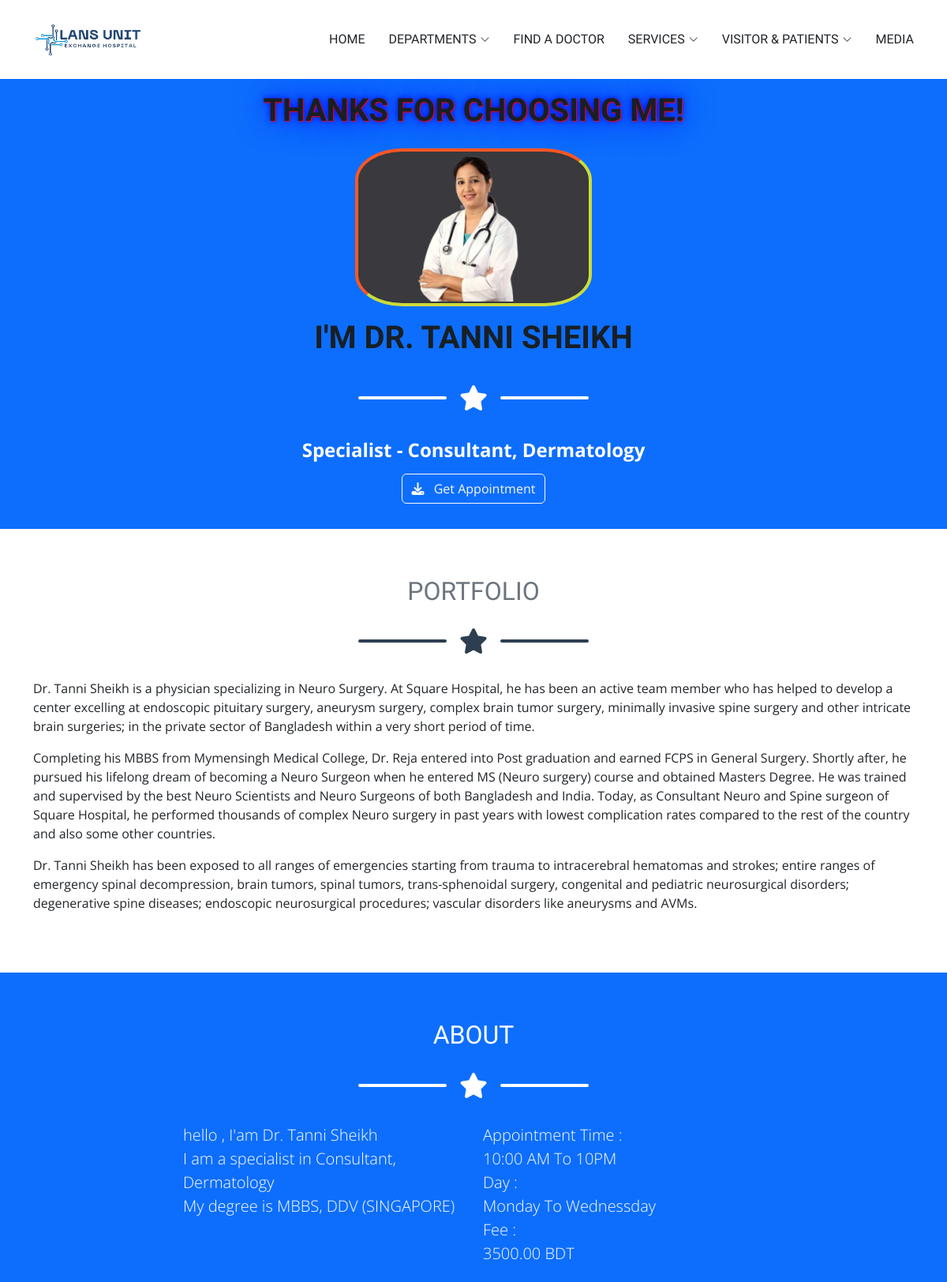
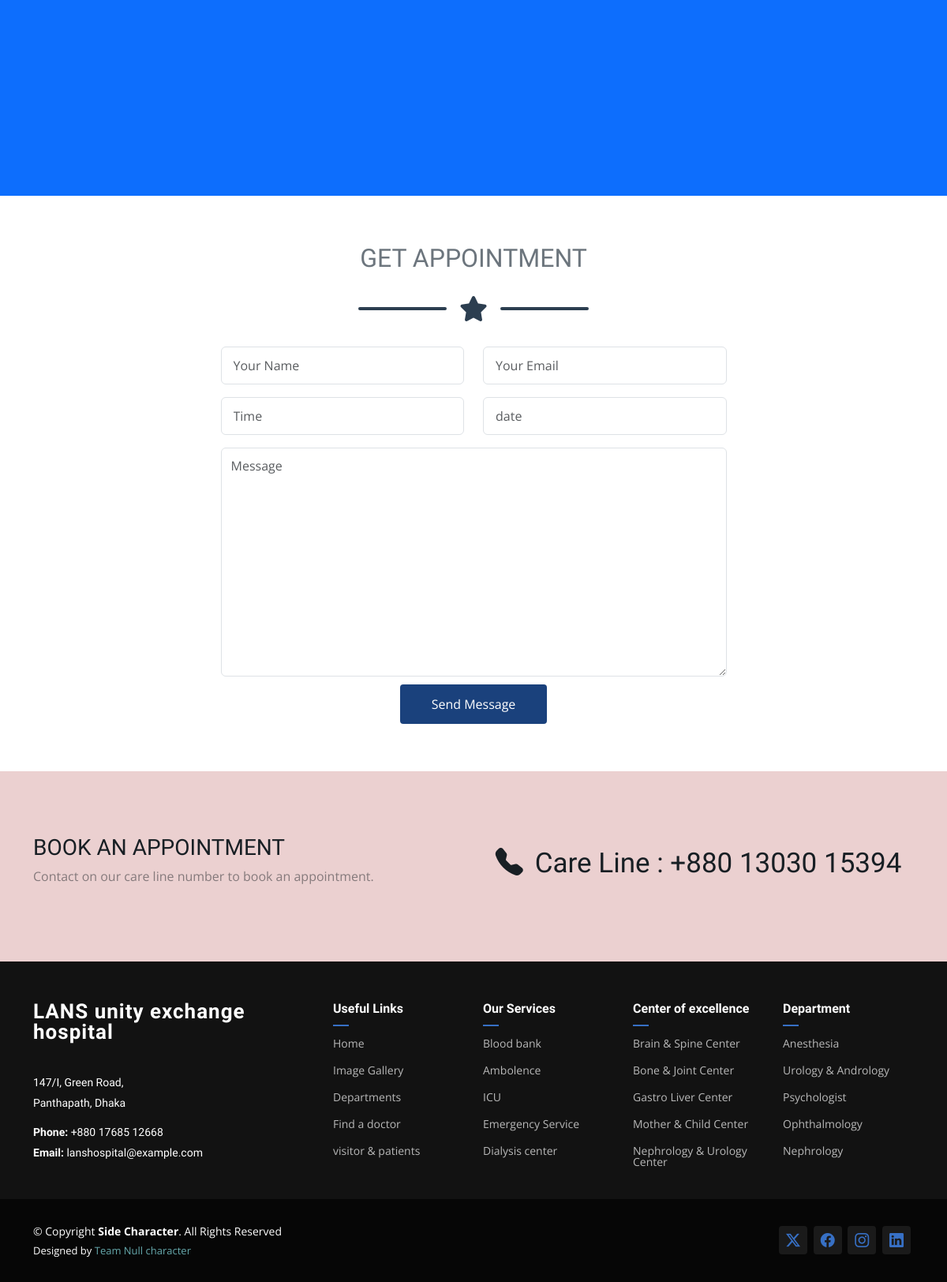
Screenshot of /app/1/ with the database file from the repository (2 pictures, top to bottom).
### LANS_HOSPITAL_APP/models.py (models this page shows, shortened)
class Doctor(models.Model):
    name = models.CharField(max_length= 200)
    speciality = models.TextField()
    degree = models.TextField()
    intro = models.TextField()
    complete = models.TextField()
    end = models.TextField()
    appointment = models.TextField(null= True , blank=True)
    time = models.TextField(null= True , blank=True)
    fee = models.DecimalField(max_digits=10 , decimal_places= 2 , null= True , blank=True)
    image = models.ImageField(upload_to = "image/" , null= True , blank=True)

### LANS_HOSPITAL_APP/views.py (the view, shortened to what this page needs)
# urls.py: path('<int:pk>/' , views.profile , name='profile'),
def profile(request , pk):
    doctor = Doctor.objects.get(pk=pk)
    return render(request ,"doctor_profile.html" , {"doctor":doctor})

### LANS_HOSPITAL_APP/templates/doctor_profile.html (shortened to what this page needs)
{% extends "lay.html" %}
{% load static %}
{% block content %}
<main>
    <header class="masthead bg-primary text-white text-center" style = "background-color: #39393e">
        <div class="container d-flex align-items-center flex-column">
            <h1 class="masthead-heading text-uppercase mt-3 " style = "text-shadow: 1px 1px 2px red, 0 0 1em blue, 0 0 0.2em blue;" data-aos="fade-down">Thanks for choosing me!</h1>
            <img style="width :300px;height:200px; border-radius:20%;border: 4px solid #cddc39;padding: 2px;border-top-color: #ff5722;border-left-color: #ff5722; background: #39393e;
 " class="masthead-avatar mb-3 mt-3 css-border" data-aos="fade-right" src="{{doctor.image.url}}" alt="..." />
            <h1 class="masthead-heading text-uppercase" data-aos="fade-left">I'm {{doctor.name}} </h1>
            <div class="divider-custom divider-light">
                <div class="divider-custom-line"></div>
                <div class="divider-custom-icon"><i class="fas fa-star"></i></div>
                <div class="divider-custom-line"></div>
            </div>
            <p class="masthead-subheading font-weight-light mb-2">Specialist - {{doctor.speciality}} </p>
            <div class="text-center mt-1 mb-3">
                <a href="#contact">
                    <p class="btn btn-xl btn-outline-light">
                        <i class="fas fa-download me-2"></i>
                        Get Appointment
                    </p>
                </a>
            </div>
        </div>
    </header>
    <section class="page-section portfolio" id="portfolio">
        <div class="container">
            <h2 class="page-section-heading text-center text-uppercase text-secondary mb-0">Portfolio</h2>
            <div class="divider-custom">
                <div class="divider-custom-line"></div>
                <div class="divider-custom-icon"><i class="fas fa-star"></i></div>
                <div class="divider-custom-line"></div>
            </div>
            <div class="row justify-content-around">
                <p class="mb-3">{{doctor.intro}}</p>
                <p class="mb-3">{{doctor.complete}}</p>
                <p>{{doctor.end}}</p>
            </div>
        </div>
    </section>
    <section class="page-section bg-primary text-white mb-0" id="about">
        <div class="container">
            <h2 class="page-section-heading text-center text-uppercase text-white">About</h2>
            <div class="divider-custom divider-light">
                <div class="divider-custom-line"></div>
                <div class="divider-custom-icon"><i class="fas fa-star"></i></div>
                <div class="divider-custom-line"></div>
            </div>
            <div class="row">
                <div class="col-lg-4 ms-auto"><p class="lead">
                    hello , I'am {{doctor.name}} <br>
                    I am a specialist in {{doctor.speciality}} <br>
                    My degree is {{doctor.degree}}
                </p></div>
                <div class="col-lg-4 me-auto"><p class="lead">
                    Appointment Time : <br>
                    {{ doctor.time }} <br>
                    Day : <br>
                    {{ doctor.appointment }} <br>
                    Fee : <br>
                    {{ doctor.fee }} BDT
                </p></div>
            </div>
        </div>
    </section>
    <section class="page-section" id="contact">
        <div class="container">
            <h2 class="page-section-heading text-center text-uppercase text-secondary mb-0">
                Get Appointment</h2>
            <div class="divider-custom">
                <div class="divider-custom-line"></div>
                <div class="divider-custom-icon"><i class="fas fa-star"></i></div>
                <div class="divider-custom-line"></div>
            </div>
            <div class="row justify-content-center">
                <div class="col-lg-8 col-xl-7">
                    <form method="post" action="">
                        <div class="row">
                          <div class="col-md-6 form-group">
                            <input
                              type="text"
                              class="form-control"
                              id="name"
                              name="name"
                              placeholder="Your Name"
                              required=""
                            />
                          </div>
                          <div class="col-md-6 form-group mt-3 mt-md-0">
                            <input
                              type="email"
                              class="form-control"
                              name="email"
                              id="email"
                              placeholder="Your Email"
                              required=""
                            />
                          </div>
                        </div>
                        <div class="row mt-3">
                            <div class="col-md-6 form-group">
                              <input
                                type="text"
                                class="form-control"
                                id="name"
                                name="time"
                                placeholder="Time"
                                required=""
                              />
                            </div>
                            <div class="col-md-6 form-group mt-3 mt-md-0">
                              <input
                                type="text"
                                class="form-control"
                                name="date"
                                id="email"
                                placeholder="date"
                                required=""
                              />
                            </div>
                        </div>
                        <div class="form-group mt-3">
                          <textarea
                            id="message"
                            class="form-control"
                            name="message"
                            placeholder="Message"
                            required=""
                          ></textarea>
                        </div>
                        <div class="text-center">
                          <button class="send" type="submit" onclick="sendMail()">Send Message</button>
                        </div>
                      </form>
                </div>
            </div>
        </div>
    </section>
    <section
        id="call-to-action"
        class="call-to-action section light-background"
      >
        <div class="content">
          <div class="container">
            <div class="row align-items-center">
              <div class="col-lg-6">
                <div data-aos="fade-right">
                  <h3>Book an Appointment</h3>
                  <p class="opacity-50">
                    Contact on our care line number to book an appointment.
                  </p>
                </div>
              </div>
              <div class="col-lg-6">
                <div data-aos="fade-left">
                  <h1 style="text-align: center" class="careline">
                    <a style="padding-right: 15px" href="#"
                      ><i class="bi bi-telephone-fill"></i></a
                    >Care Line : +880 13030 15394
                  </h1>
                </div>
              </div>
            </div>
          </div>
        </div>
      </section>
</main>
{% endblock %}

### LANS_HOSPITAL_APP/static/assets/css/main.css (style rules this page uses)
:root { --default-font: "Open Sans", system-ui, -apple-system, "Segoe UI", Roboto, "Helvetica Neue", Arial, "Noto Sans", "Liberation Sans", sans-serif, "Apple Color Emoji", "Segoe UI Emoji", "Segoe UI Symbol", "Noto Color Emoji"; --heading-font: "Marcellus", sans-serif; --nav-font: "Marcellus", sans-serif; }
:root { --background-color: #ffffff; --default-color: #212529; --heading-color: #181f24; --accent-color: #1a417c; --surface-color: #ffffff; --contrast-color: #ffffff; --call-color: #ebd0d0; --call-doctor: #d8b225; }
:root { --nav-color: #212529; --nav-hover-color: #116530; --nav-mobile-background-color: #ffffff; --nav-dropdown-background-color: #ffffff; --nav-dropdown-color: #212529; --nav-dropdown-hover-color: #116530; }
.light-background { --background-color: #f9f9f9; --surface-color: #ffffff; }
:root { scroll-behavior: smooth; }
body { color: var(--default-color); background-color: var(--background-color); font-family: var(--default-font); }
a { color: var(--accent-top-color); text-decoration: none; transition: 0.3s; }
h1, h2, h3, h4, h5, h6 { color: var(--heading-color); font-family: var(--heading-font); }
section, .section { color: var(--default-color); background-color: var(--background-color); padding: 60px 0; scroll-margin-top: 100px; overflow: clip; }
#about { height: 80vh; }
#call-to-action { background-color: var(--call-color); }
.call-to-action .content { padding: 20px 0; }
.call-to-action .content h3 { font-weight: 300; text-transform: uppercase; }
.careline { font-size: 35px; }
#message { height: 290px; padding: 10px 12px; }
.send { background: var(--accent-color); color: var(--contrast-color); border: 0; padding: 13px 40px; transition: 0.4s; border-radius: 4px; margin-top: 10px; }
#name { height: 48px; padding: 10px 15px; }
#email { height: 48px; padding: 10px 15px; }
.masthead-heading { font-size: 3 rem; font-weight: bolder; }
.masthead-subheading { font-size: 1.5rem; font-weight: bold; }
.divider-custom { margin: 1.25rem 0 1.5rem; width: 100%; display: flex; justify-content: center; align-items: center; }
.divider-custom .divider-custom-line { width: 100%; max-width: 7rem; height: 0.25rem; background-color: #2c3e50; border-radius: 1rem; border-color: #2c3e50; }
.divider-custom .divider-custom-line:first-child { margin-right: 1rem; }
.divider-custom .divider-custom-line:last-child { margin-left: 1rem; }
.divider-custom .divider-custom-icon { color: #2c3e50; font-size: 2rem; }
.divider-custom.divider-light .divider-custom-line { background-color: #fff; }
.divider-custom.divider-light .divider-custom-icon { color: #fff; }
.css-border { border: 4px solid #cddc39; padding: 2px; border-radius: 50%; border-top-color: #ff5722; border-left-color: #ff5722; width: 75px; height: 75px; }

### rows the page displays
Doctor: image (picture), name "DR. TANNI SHEIKH", speciality "Consultant, Dermatology", intro "Dr. Tanni Sheikh is a physician specializing in Neuro Surgery. At Square Hospital, he has been an active team member who has helped to develop a center excelling at endoscopic pituitary surgery, aneurysm surgery, complex brain tumor surgery, minimally invasive spine surgery and other intricate brain surgeries; in the private sector of Bangladesh within a very short period of time.", complete "Completing his MBBS from Mymensingh Medical College, Dr. Reja entered into Post graduation and earned FCPS in General Surgery. Shortly after, he pursued his lifelong dream of becoming a Neuro Surgeon when he entered MS (Neuro surgery) course and obtained Masters Degree. He was trained and supervised by the best Neuro Scientists and Neuro Surgeons of both Bangladesh and India. Today, as Consultant Neuro and Spine surgeon of Square Hospital, he performed thousands of complex Neuro surgery in past years with lowest complication rates compared to the rest of the country and also some other countries.", end "Dr. Tanni Sheikh has been exposed to all ranges of emergencies starting from trauma to intracerebral hematomas and strokes; entire ranges of emergency spinal decompression, brain tumors, spinal tumors, trans-sphenoidal surgery, congenital and pediatric neurosurgical disorders; degenerative spine diseases; endoscopic neurosurgical procedures; vascular disorders like aneurysms and AVMs.", name "Dr. Tanni Sheikh", degree "MBBS, DDV (SINGAPORE)", time "10:00 AM To 10PM", appointment "Monday To Wednessday", fee "3500.00"
